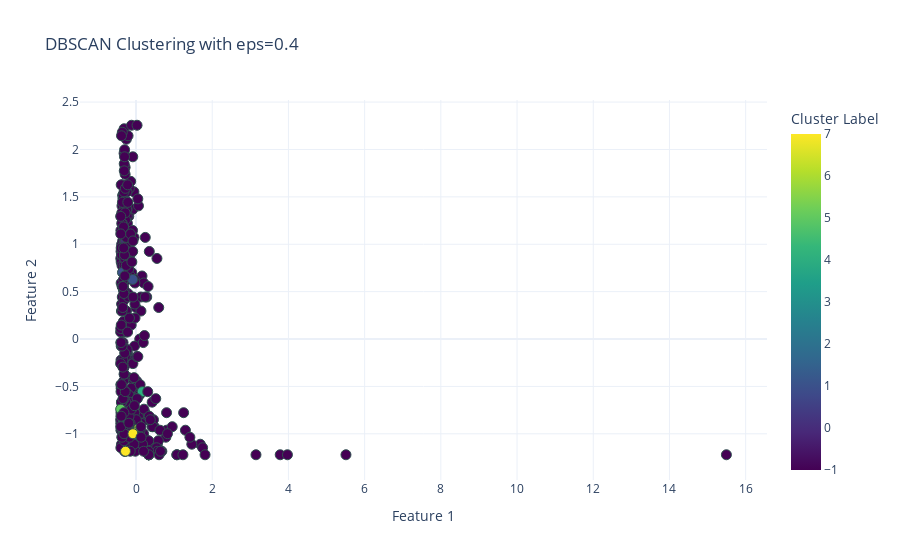

The code cell stored with this chart in its notebook:
### Code cell
fig = px.scatter(
    x=X_scaled[:, 0],
    y=X_scaled[:, 1],
    color=clusters,
    color_continuous_scale='Viridis',
    title=f'DBSCAN Clustering with eps={chosen_eps}',
    labels={'x': 'Feature 1', 'y': 'Feature 2', 'color': 'Cluster Label'}
)

# Update marker size and edge color
fig.update_traces(marker=dict(size=10, line=dict(width=1, color='DarkSlateGrey')))

# Update layout for better visualization
fig.update_layout(
    xaxis_title='Feature 1',
    yaxis_title='Feature 2',
    coloraxis_colorbar=dict(title='Cluster Label'),
    template='plotly_white'
)

# Show the plot
fig.show()

### Figure 1 — Plotly figure (JSON) as saved in the notebook; plotly's stock layout.template omitted (floating-point values rounded to 4 significant figures; data arrays with more than 128 entries replaced by an {"elided": "..."} marker saying what was removed)
{"data": [{"hovertemplate": "Feature 1=%{x}<br>Feature 2=%{y}<br>Cluster Label=%{marker.color}<extra></extra>", "legendgroup": "", "marker": {"color": {"elided": "364 int values"}, "coloraxis": "coloraxis", "line": {"color": "DarkSlateGrey", "width": 1}, "size": 10, "symbol": "circle"}, "mode": "markers", "name": "", "orientation": "v", "showlegend": false, "type": "scatter", "x": {"elided": "364 float values"}, "xaxis": "x", "y": {"elided": "364 float values"}, "yaxis": "y"}], "layout": {"coloraxis": {"colorbar": {"title": {"text": "Cluster Label"}}, "colorscale": [[0, "#440154"], [0.1111, "#482878"], [0.2222, "#3e4989"], [0.3333, "#31688e"], [0.4444, "#26828e"], [0.5556, "#1f9e89"], [0.6667, "#35b779"], [0.7778, "#6ece58"], [0.8889, "#b5de2b"], [1, "#fde725"]]}, "legend": {"tracegroupgap": 0}, "title": {"text": "DBSCAN Clustering with eps=0.4"}, "xaxis": {"anchor": "y", "domain": [0, 1], "title": {"text": "Feature 1"}}, "yaxis": {"anchor": "x", "domain": [0, 1], "title": {"text": "Feature 2"}}}}
